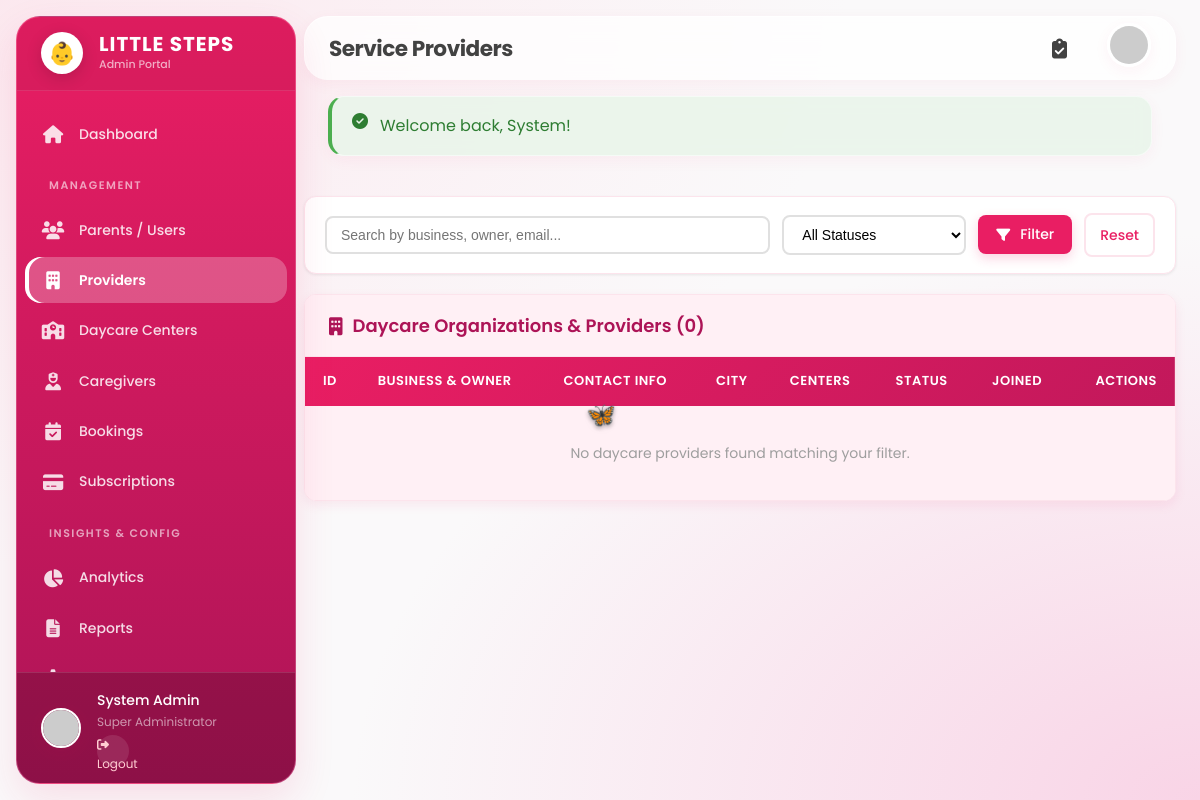
The app's page /admin/providers.php?city=Hyderabad (signed in), older data.
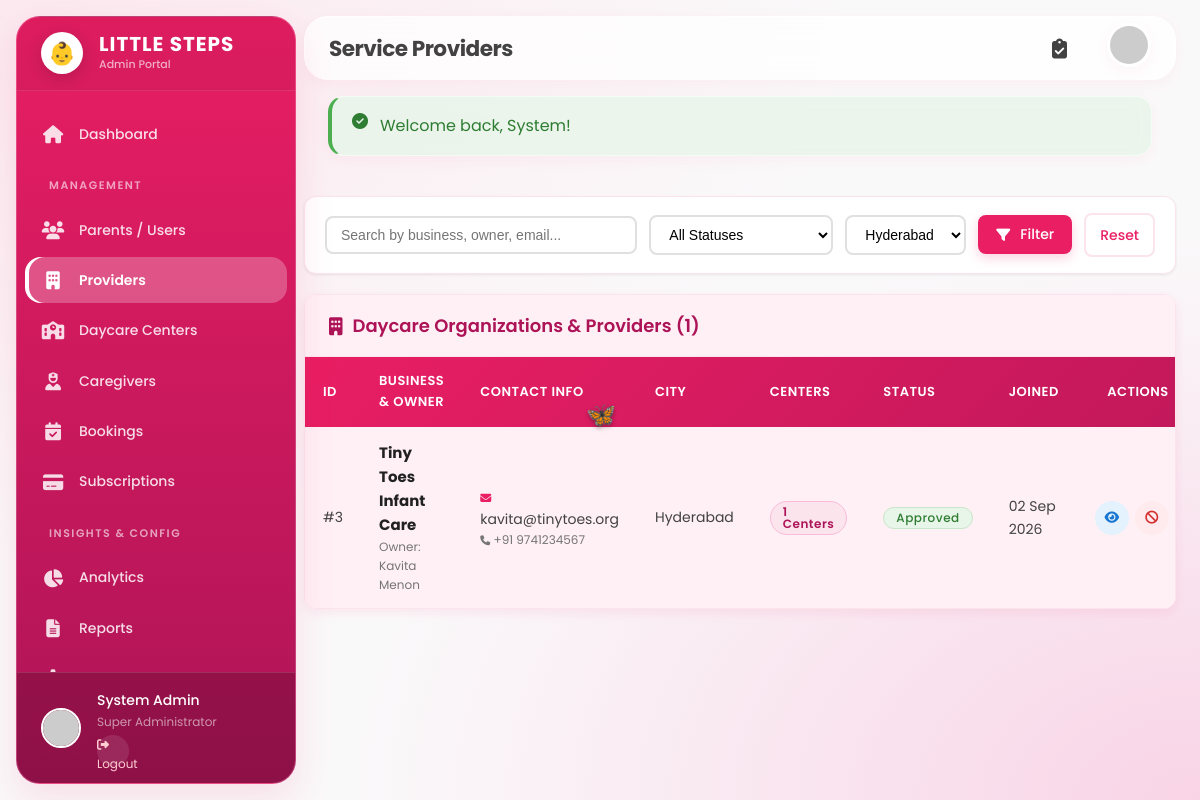
The same page, newer data.
### tables this page shows
CREATE TABLE `providers` (
  `id` bigint(20) UNSIGNED NOT NULL AUTO_INCREMENT,
  `business_name` varchar(100) NOT NULL,
  `owner_name` varchar(100) NOT NULL,
  `email` varchar(100) NOT NULL,
  `password` varchar(255) NOT NULL,
  `phone` varchar(20) NOT NULL,
  `alternate_phone` varchar(20) DEFAULT NULL,
  `address` text NOT NULL,
  `city` varchar(50) NOT NULL,
  `state` varchar(50) NOT NULL,
  `pincode` varchar(15) NOT NULL,
  `latitude` decimal(10,8) DEFAULT NULL,
  `longitude` decimal(11,8) DEFAULT NULL,
  `logo` varchar(255) DEFAULT NULL,
  `cover_image` varchar(255) DEFAULT NULL,
  `description` text DEFAULT NULL,
  `established_year` int(4) DEFAULT NULL,
  `license_number` varchar(50) DEFAULT NULL,
  `license_expiry` date DEFAULT NULL,
  `capacity_children` int(11) DEFAULT 0,
  `age_groups` json DEFAULT NULL,
  `operating_hours` varchar(255) DEFAULT NULL,
  `is_24x7` tinyint(1) NOT NULL DEFAULT 0,
  `pricing_hourly` decimal(10,2) DEFAULT NULL,
  `pricing_daily` decimal(10,2) DEFAULT NULL,
  `pricing_monthly` decimal(10,2) DEFAULT NULL,
  `facilities` json DEFAULT NULL,
  `safety_measures` json DEFAULT NULL,
  `certifications` json DEFAULT NULL,
  `rating` decimal(3,2) DEFAULT 0.00,
  `total_reviews` int(11) DEFAULT 0,
  `status` enum('pending','approved','rejected','suspended') NOT NULL DEFAULT 'pending',
  `is_active` tinyint(1) NOT NULL DEFAULT 1,
  `admin_notes` text DEFAULT NULL,
  `last_login` datetime DEFAULT NULL,
  `created_at` timestamp NOT NULL DEFAULT current_timestamp(),
  `updated_at` timestamp NOT NULL DEFAULT current_timestamp() ON UPDATE current_timestamp(),
  PRIMARY KEY (`id`),
  UNIQUE KEY `email` (`email`),
  KEY `status` (`status`),
  KEY `city` (`city`)
);

### config/functions.php (called while the page is built, shortened)
<?php
function sanitizeInput($conn, $input) {
    $input = trim($input);
    $input = stripslashes($input);
    $input = htmlspecialchars($input, ENT_QUOTES, 'UTF-8');
    return $conn->real_escape_string($input);
}
function formatDate($date, $format = 'd M Y') {
    return date($format, strtotime($date));
}

### admin/providers.php (the view, shortened to what the changed rows need)
<?php
require_once __DIR__ . '/../config/database.php';
require_once __DIR__ . '/../config/functions.php';
$conn = getDBConnection();
$cityFilter = sanitizeInput($conn, $_GET['city'] ?? '');
$sql = "SELECT p.id, p.business_name, p.owner_name, p.email, p.phone, p.city, p.status, p.created_at,
               COUNT(c.id) as centers_count
        FROM providers p
        LEFT JOIN daycare_centers c ON p.id = c.provider_id
        WHERE 1=1";
if (!empty($cityFilter)) {
    $sql .= " AND p.city = '$cityFilter'";
}
$sql .= " GROUP BY p.id ORDER BY (CASE WHEN p.status = 'pending' THEN 0 ELSE 1 END), p.created_at DESC";
$providers = $conn->query($sql)->fetch_all(MYSQLI_ASSOC);
$cities = [];
$cRes = $conn->query("SELECT DISTINCT city FROM providers WHERE city IS NOT NULL AND city != ''");
if ($cRes) {
    while($r = $cRes->fetch_assoc()) $cities[] = $r['city'];
}
require_once __DIR__ . '/includes/header.php';
?>
<div class="filter-card">
    <form method="GET" class="filter-form">
        <?php if(!empty($cities)): ?>
            <div>
                <select name="city" class="filter-input">
                    <?php foreach($cities as $city): ?>
                        <option value="<?= htmlspecialchars($city) ?>" <?= $cityFilter === $city ? 'selected' : '' ?>><?= htmlspecialchars($city) ?></option>
                    <?php endforeach; ?>
                </select>
            </div>
        <?php endif; ?>
    </form>
</div>
<div class="table-container">
    <div class="table-header-bar">
        <h3 class="table-header-title">
            <i class="fas fa-building"></i> Daycare Organizations & Providers (<?= count($providers) ?>)
        </h3>
    </div>
    <div style="overflow-x: auto;">
        <table class="admin-table">
            <thead>
                <tr>
                    <th>ID</th>
                    <th>Business & Owner</th>
                    <th>Contact Info</th>
                    <th>City</th>
                    <th>Centers</th>
                    <th>Status</th>
                    <th>Joined</th>
                    <th style="text-align: right;">Actions</th>
                </tr>
            </thead>
            <tbody>
                <?php if (empty($providers)): ?>
                    <tr>
                        <td colspan="8" style="text-align: center; padding: 36px; color: #9E9E9E;">
                            No daycare providers found matching your filter.
                        </td>
                    </tr>
                <?php else: ?>
                    <?php foreach ($providers as $p): ?>
                        <tr style="<?= $p['status'] === 'pending' ? 'background: #FFFDE7;' : '' ?>">
                            <td>#<?= $p['id'] ?></td>
                            <td>
                                <strong style="color: var(--admin-heading); font-size: 15px;"><?= htmlspecialchars($p['business_name']) ?></strong>
                                <div style="font-size: 12px; color: #757575;">Owner: <?= htmlspecialchars($p['owner_name']) ?></div>
                            </td>
                            <td>
                                <div><i class="fas fa-envelope" style="color: var(--admin-pink); font-size: 11px;"></i> <?= htmlspecialchars($p['email']) ?></div>
                                <div style="font-size: 12px; color: #757575;"><i class="fas fa-phone" style="font-size: 10px;"></i> <?= htmlspecialchars($p['phone']) ?></div>
                            </td>
                            <td><?= htmlspecialchars($p['city']) ?></td>
                            <td>
                                <span class="badge badge-pink" style="font-weight: 600;">
                                    <?= $p['centers_count'] ?> Centers
                                </span>
                            </td>
                            <td>
                                <span class="badge badge-<?= htmlspecialchars($p['status']) ?>">
                                    <?= htmlspecialchars($p['status']) ?>
                                </span>
                            </td>
                            <td><?= formatDate($p['created_at']) ?></td>
                            <td style="text-align: right;">
                                <div class="btn-group-action">
                                    <a href="provider_view.php?id=<?= $p['id'] ?>" class="btn-icon btn-icon-view" title="View Detailed Profile">
                                        <i class="fas fa-eye"></i>
                                    </a>
                                    <?php if ($p['status'] === 'approved'): ?>
                                        <form method="POST" style="display: inline;" onsubmit="return confirm('Suspend this provider?');">
                                            <button type="submit" class="btn-icon btn-icon-delete" title="Suspend Provider">
                                                <i class="fas fa-ban"></i>
                                            </button>
                                        </form>
                                    <?php endif; ?>
                                </div>
                            </td>
                        </tr>
                    <?php endforeach; ?>
                <?php endif; ?>
            </tbody>
        </table>
    </div>
</div>
<?php require_once __DIR__ . '/includes/footer.php'; ?>

Row changes from the older to the newer data that the page shows:
added providers: id "3", business_name "Tiny Toes Infant Care", owner_name "Kavita Menon", email "kavita@tinytoes.org", phone "+91 9741234567", city "Hyderabad", centers_count "1", status "Approved", created_at "02 Sep 2026"
Text that changed along with them:
form field city: (not shown) → "Hyderabad"
count($providers): "0" → "1"
text no longer shown: "No daycare providers found matching your filter."
